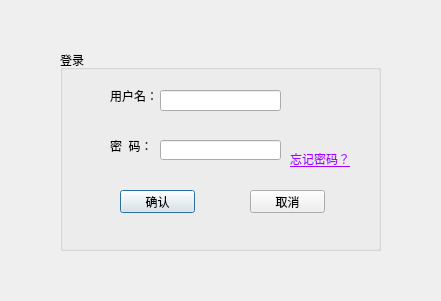
<?xml version="1.0" encoding="UTF-8"?>
<ui version="4.0">
 <class>Login</class>
 <widget class="QDialog" name="Login">
  <property name="geometry">
   <rect>
    <x>0</x>
    <y>0</y>
    <width>441</width>
    <height>301</height>
   </rect>
  </property>
  <property name="minimumSize">
   <size>
    <width>441</width>
    <height>301</height>
   </size>
  </property>
  <property name="maximumSize">
   <size>
    <width>441</width>
    <height>301</height>
   </size>
  </property>
  <property name="windowTitle">
   <string>Dialog</string>
  </property>
  <widget class="QGroupBox" name="groupBox">
   <property name="geometry">
    <rect>
     <x>60</x>
     <y>50</y>
     <width>321</width>
     <height>201</height>
    </rect>
   </property>
   <property name="title">
    <string>登录</string>
   </property>
   <widget class="QWidget" name="widget" native="true">
    <property name="geometry">
     <rect>
      <x>40</x>
      <y>20</y>
      <width>271</width>
      <height>161</height>
     </rect>
    </property>
    <property name="minimumSize">
     <size>
      <width>0</width>
      <height>121</height>
     </size>
    </property>
    <widget class="QLabel" name="label">
     <property name="geometry">
      <rect>
       <x>10</x>
       <y>20</y>
       <width>54</width>
       <height>12</height>
      </rect>
     </property>
     <property name="text">
      <string>用户名：</string>
     </property>
    </widget>
    <widget class="QLabel" name="label_2">
     <property name="geometry">
      <rect>
       <x>10</x>
       <y>60</y>
       <width>61</width>
       <height>31</height>
      </rect>
     </property>
     <property name="text">
      <string>密  码：</string>
     </property>
    </widget>
    <widget class="QLineEdit" name="login_passwd">
     <property name="geometry">
      <rect>
       <x>60</x>
       <y>70</y>
       <width>121</width>
       <height>20</height>
      </rect>
     </property>
    </widget>
    <widget class="QPushButton" name="login_confirm">
     <property name="geometry">
      <rect>
       <x>20</x>
       <y>120</y>
       <width>75</width>
       <height>23</height>
      </rect>
     </property>
     <property name="text">
      <string>确认</string>
     </property>
    </widget>
    <widget class="QPushButton" name="login_cancel">
     <property name="geometry">
      <rect>
       <x>150</x>
       <y>120</y>
       <width>75</width>
       <height>23</height>
      </rect>
     </property>
     <property name="text">
      <string>取消</string>
     </property>
    </widget>
    <widget class="QLabel" name="iforget">
     <property name="geometry">
      <rect>
       <x>190</x>
       <y>70</y>
       <width>71</width>
       <height>31</height>
      </rect>
     </property>
     <property name="toolTip">
      <string>&lt;html&gt;&lt;head/&gt;&lt;body&gt;&lt;p&gt;重新注册罢，我又不知道你的密码！&lt;/p&gt;&lt;/body&gt;&lt;/html&gt;</string>
     </property>
     <property name="text">
      <string>&lt;html&gt;&lt;head/&gt;&lt;body&gt;&lt;p&gt;&lt;span style=&quot; font-size:14pt; text-decoration: underline; color:#aa00ff; vertical-align:sub;&quot;&gt;忘记密码？&lt;/span&gt;&lt;/p&gt;&lt;/body&gt;&lt;/html&gt;</string>
     </property>
    </widget>
    <widget class="QLineEdit" name="login_username">
     <property name="geometry">
      <rect>
       <x>60</x>
       <y>20</y>
       <width>121</width>
       <height>21</height>
      </rect>
     </property>
    </widget>
   </widget>
   <widget class="QLabel" name="login_notice">
    <property name="geometry">
     <rect>
      <x>90</x>
      <y>10</y>
      <width>171</width>
      <height>20</height>
     </rect>
    </property>
    <property name="text">
     <string/>
    </property>
   </widget>
  </widget>
 </widget>
 <resources/>
 <connections/>
</ui>
